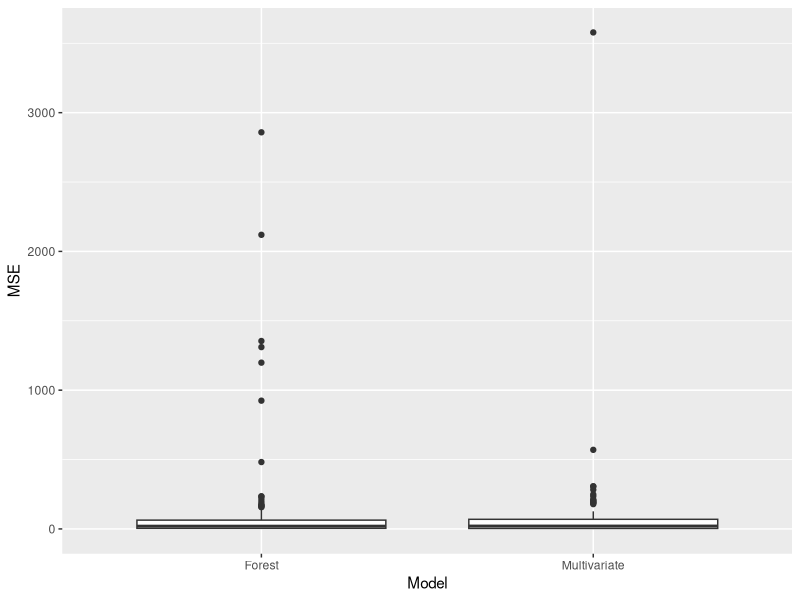

Write R code to recreate this figure.
library(ggplot2)
# Basic box plot

setwd("/Users/johnlin/github/gbm_ml/")

# gbm_data <- read.csv("final_predictions.csv")

# plot_1 <- ggplot(data = gbm_data, mapping = aes(x = Model, y = Months))
# plot_1 + geom_boxplot()


mse_data <- read.csv("final_mse.csv")

plot_2 <- ggplot(data = mse_data, mapping = aes(x = Model, y = MSE))
plot_2 + geom_boxplot()